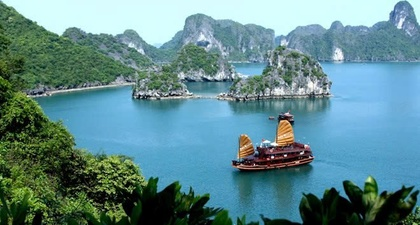
%> input picture y2025VinhHaLong.jpg, 420 x 225 px, shrunk from 660 x 354 before the run
$ octave Assignments_on_Simulation_of_Communication_Systems.m   (GNU Octave 9; MATLAB toolbox functions it lacks are replaced by stand-ins)
%> lines starting %> are read from the running program, lines starting %| are printed output that depends on the picture

% Nhiệm vụ 1: Xử lý ảnh và chuyển đổi
close all;
clear all;
clc;

% Đọc ảnh từ file
img = imread('y2025VinhHaLong.jpg');
%> img is the input picture: size 225x420x3 uint8; mean R, G, B 96, 138, 142.1

figure(1);
subplot(2,2,1);
imshow(img);
title('Ảnh gốc');

% Chuyển đổi ảnh thành ma trận uint8
img_double = double(img);
img_uint8 = uint8(img_double);

% Tách kênh màu RGB
R = img_uint8(:,:,1);
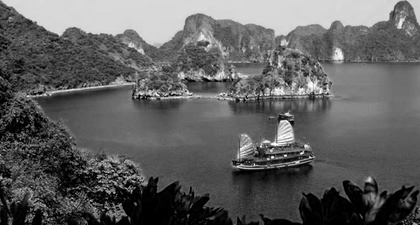
%> R: size 225x420 uint8; min 0, max 255, mean 96
G = img_uint8(:,:,2);
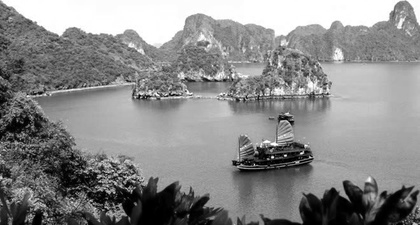
%> G: size 225x420 uint8; min 0, max 255, mean 138
B = img_uint8(:,:,3);
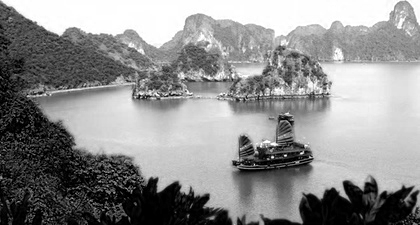
%> B: size 225x420 uint8; min 0, max 255, mean 142.1

% Hiển thị các kênh màu
subplot(2,2,2);
imshow(R);
title('Kênh màu đỏ');

subplot(2,2,3);
imshow(G);
title('Kênh màu xanh lá');

subplot(2,2,4);
imshow(B);
title('Kênh màu xanh dương');

% Nhiệm vụ 2: Mô phỏng hệ thống truyền dẫn số

% Các tham số hệ thống
SNR_dB = [5 8 12]; % Các mức SNR cần kiểm tra
M = 16; % Số mức điều chế cho M-QAM (vì số liền kề là chẵn)
k = log2(M); % Số bit trên một symbol
numBits = numel(img_uint8) * 8; % Tổng số bit cần truyền
%> numBits = 2268000

% Chuyển đổi ảnh thành chuỗi bit
h1 = waitbar(0, 'Chuyển đổi ảnh thành chuỗi bit...');
bitStream = zeros(1, numBits);
%> (the run ends here)
